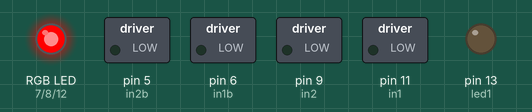
Simulated run of this sketch. Board: Arduino Nano, built with avr-gcc and run on an emulated ATmega328P. Parts: switched loads named in the sketch (green lamp = pin HIGH), an RGB LED mixed from three pins (HIGH = lit), output pins drawn as LEDs (lit = HIGH).

Above: at 0.1 s.
Timing chart, 0 to 1.6 s (numbered marks = the images above):
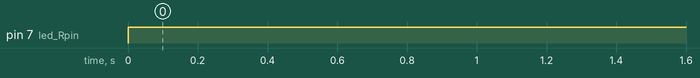

Measured:
- by itself, pin 7 (led_Rpin): LOW → HIGH at 0.00 s

The sketch:

BlinkRGB.ino
```cpp
// Arduino Nano
//Comandos del dispositivo
#define setLED_RGB 1; // Poner LED_RGB en un color determinado
#define setBearingVector 2; // Poner punto de referencia de direccion y velocidad
#define getBatteryState 3;  // Leer voltaje de las baterias y enviar al master
#define startDistanceMeasure 4; // comando que solicita empezar a medir el dezplazamiento en las ruedas
#define getDistanceMeasure 5; // enviar al master el dezplazamiento medido en las ruedas

// direcciones dispositivos conectados al puerto serial

#define masterDeviceAddress 2;
#define pantiltDeviceAddress 255;
#define thisDeviceAddress 1 ;
// *** Configuracion de pines ***
// Drivers Motores

// Driver 1 , izquierdo (Motor rueda derecha)
const int in1= 11; // pwm1
const int in2 = 9; // pwm2
const int diag = 10; // Diag (señal de sobre corriente)

// Driver 2 , derecho(B) (Motor rueda izquierda)
const int in1bAux= A0; // pwm1
const int in2bAux = A1; // pwm2
const int in1b = 6; // pwm1, activado hacia adelante
const int in2b = 5; // pwm2, activado hacia atrás
const int diagb = 4; // Diag (señal de sobre corriente)

// Voltaje de las baterias
const int vbatt1 = A6;
const int vbatt2 = A7;


// Encoders
const int enc1 = 2; // Encoder rueda izquierda
const int enc2 = 3; // Encoder rueda derecha

// LEDS
const int led1 = 13;

const int led_Rpin = 7;
const int led_Gpin = 8; // 8
const int led_Bpin = 12;
enum colores
{
rojo,
verde,
azul,
amarillo,
turquesa,
morado,
blanco,
off
};

// estados del dispositivo
int currentState, lastState;
bool goToPwm, goToStop;
enum states
{
    setPWM,
    idle,
    stop
};


// Variables
bool direction;
int pwmRightWheel = 0;
int pwmLeftWheel= 0;
unsigned long timeArriveCommand;

// Variables
String dataFromMaster= "";         // a String to hold incoming data

void setup() {


  // Setting pin modes
  // Inputs
  pinMode(diag, INPUT);
  pinMode(diagb, INPUT);
  pinMode(in1bAux, INPUT); // Debe declarase siempre como entrada
  pinMode(in2bAux, INPUT); // Debe declarase siempre como entrada
  pinMode(enc1, INPUT); // Debe declarase siempre como entrada
  pinMode(enc2, INPUT); // Debe declarase siempre como entrada

  // Outputs
  pinMode(in1, OUTPUT);
  pinMode(in2, OUTPUT);
  pinMode(in1b, OUTPUT);
  pinMode(in2b, OUTPUT);

  pinMode(led_Rpin, OUTPUT);
  pinMode(led_Gpin, OUTPUT);
  pinMode(led_Bpin, OUTPUT);
  pinMode(led1, OUTPUT);


  Serial.begin(9600);

  ledColor(off);
  goToPwm = false;
  goToStop = true;
  currentState = idle;
  timeArriveCommand = millis();
  pwmLeftWheel = 0;
  pwmRightWheel = 0;
  direction = true;

}

void loop() {

  StateMachine();


}


void StateMachine()
{

    switch (currentState) {
        case states::idle:
            if( (millis()-timeArriveCommand) > 1500)
            {
                goToStop = true;
                timeArriveCommand = millis();

            }
            if(goToStop)
            {
                goToStop = false;
                currentState = states::stop;
            }
            if(goToPwm)
            {
                goToPwm = false;
                currentState = states::setPWM;
            }

            break;

        case states::stop:
            setPwm(0, 0, 1);
            ledColor(rojo);
            currentState = idle;
            break;
        case states::setPWM:
            setPwm(pwmLeftWheel, pwmRightWheel, direction);
            currentState = idle;
            break;


    }
}


void setPwm(uint8_t pwmLeftWheel, uint8_t pwmRightWheel, bool direction)
{

    if(direction) // forward
    {
        analogWrite(in1, pwmRightWheel);
        digitalWrite(in2, LOW);
        analogWrite(in1b, pwmLeftWheel);
        digitalWrite(in2b, LOW);
        ledColor(verde);
    }
    else  // reverse
    {
        analogWrite(in2, pwmRightWheel);
        digitalWrite(in1, LOW);
        analogWrite(in2b, pwmLeftWheel);
        digitalWrite(in1b, LOW);
        ledColor(azul);
    }

}


void ledColor(int color)
{
    switch(color)
    {
        case azul :
            digitalWrite(led_Rpin, LOW);
            digitalWrite(led_Gpin, LOW);
            digitalWrite(led_Bpin, HIGH);
            break;
        case rojo:
            digitalWrite(led_Rpin, HIGH);
            digitalWrite(led_Gpin, LOW);
            digitalWrite(led_Bpin, LOW);
            break;
        case morado:
            digitalWrite(led_Rpin, HIGH);
            digitalWrite(led_Gpin, LOW);
            digitalWrite(led_Bpin, HIGH);
            break;
        case turquesa:
            digitalWrite(led_Rpin, LOW);
            digitalWrite(led_Gpin, HIGH);
            digitalWrite(led_Bpin, HIGH);
            break;
        case blanco:
            digitalWrite(led_Rpin, HIGH);
            digitalWrite(led_Gpin, HIGH);
            digitalWrite(led_Bpin, HIGH);
            break;
        case amarillo:
            digitalWrite(led_Rpin, HIGH);
            digitalWrite(led_Gpin, HIGH);
            digitalWrite(led_Bpin, LOW);
            break;
        case verde:
            digitalWrite(led_Rpin, LOW);
            digitalWrite(led_Gpin, HIGH);
            digitalWrite(led_Bpin, LOW);
            break;
        case off:
            digitalWrite(led_Rpin, LOW);
            digitalWrite(led_Gpin, LOW);
            digitalWrite(led_Bpin, LOW);
            break;


    }

}

void serialEvent() {
  char inChar;
  while (Serial.available()) {
    // get the new byte:
    inChar = (char)Serial.read();
    // add it to the inputString:
    dataFromMaster += inChar;
    }
    // if the incoming character is a newline, set a flag so the main loop can
    // do something about it:
    if(inChar == '\n')
    {
        //setCommand(dataFromMaster);

        if (dataFromMaster[0] == 1)
        {
            pwmLeftWheel = dataFromMaster[2];
            pwmRightWheel = dataFromMaster[3];
            direction = (dataFromMaster[4] == 1); // forward o reverse
            goToPwm = true;
            timeArriveCommand = millis();
        }
        dataFromMaster ="";
    }


}

/*
void setCommand(String dataFromMaster )
{
    if(int(dataFromMaster[0]) == 1) // Address
    {
        switch(int(dataFromMaster[1])) //command
        {
            case setLED_RGB :
                ledColor(dataFromMaster[2]); // set color
                break;
            case setBearingVector:
                int bearx = dataFromMaster[2];
                int beary = dataFromMaster[3];
                int speed = dataFromMaster[4];

                break;

        }
    }


}
*/
```
